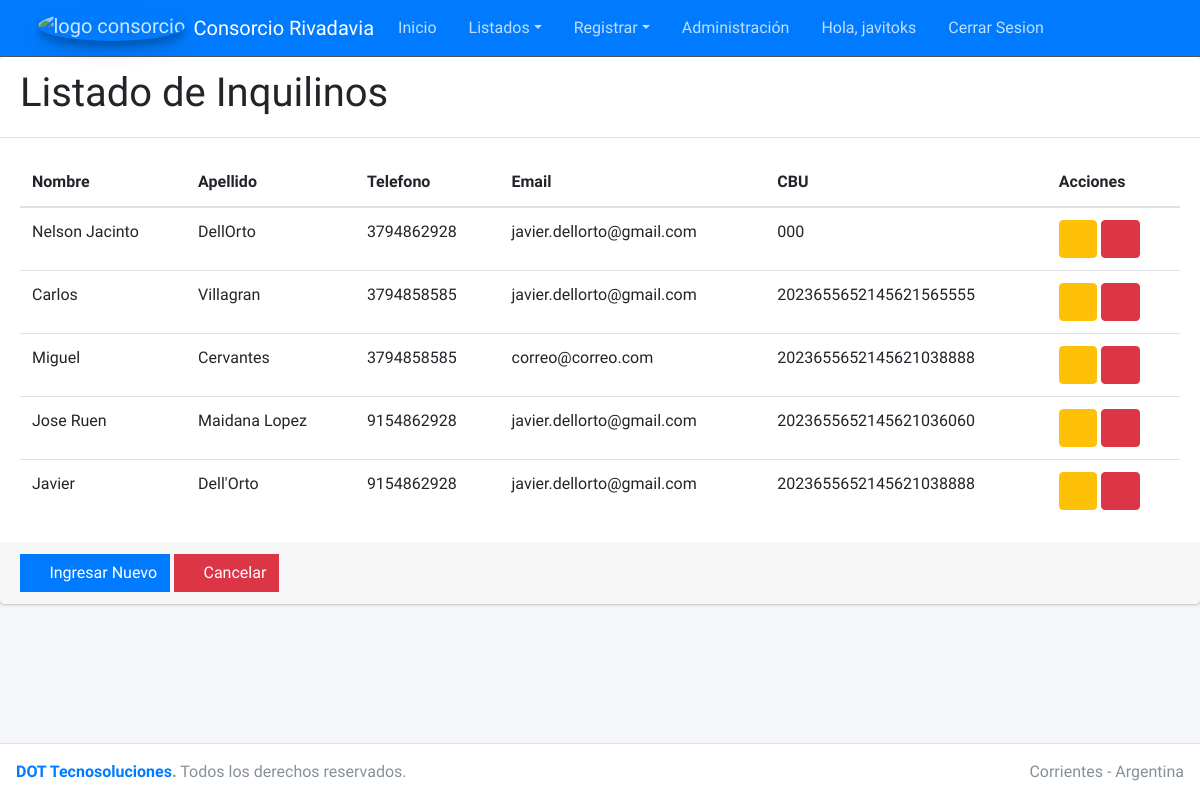
Screenshot of /consorcio/listar_inquilinos/ (signed in) with the database file from the repository.
### casa/models.py (models this page shows, shortened)
class Inquilino(models.Model):
    nombre = models.CharField(max_length=30)
    apellido = models.CharField(max_length=30, blank=True)
    telefono = models.CharField(max_length=10, blank=True, null=True)
    email = models.EmailField(blank=True, null=True)
    CBU = models.CharField(max_length=22, blank=True, null=True)
    creado = models.DateTimeField(auto_now_add=True)
    modificado = models.DateTimeField(auto_now=True)
    class Meta:
        verbose_name = ("Inquilino")
        verbose_name_plural = ("Inquilinos")

### casa/views.py (the view)
# urls.py: path('listar_inquilinos/', ListarInquilinos.as_view(), name='inquilinos'),
class ListarInquilinos(ListView):
    model = Inquilino
    template_name = "inquilinos.html"

### casa/templates/inquilinos.html
{% extends "list.html" %}
{% block titulo %}
<div><h1>Listado de Inquilinos</h1></div>
{% endblock titulo %}
{% block columns %}
<tr>
  <th scope="col">Nombre</th>
  <th scope="col">Apellido</th>
  <th scope="col">Telefono</th>
  <th scope="col">Email</th>
  <th scope="col">CBU</th>
  <th scope="col">Acciones</th>
</tr>
{% endblock columns %}
{% block rows %}
{% if object_list %}
{% for inquilino in object_list %}
<tr>
  <td>{{inquilino.nombre }}</td>
  <td>{{inquilino.apellido}}</td>
  <td>{{inquilino.telefono}}</td>
  <td>{{inquilino.email}}</td>
  <td>{{inquilino.CBU}}</td>
  <td>
    <a href="{% url 'editarinquilino' inquilino.id %}" class="btn btn-warning">
      <i class="fas fa-edit"></i>
    </a>
    <a href={% url 'eliminarinquilino' inquilino.id %} class="btn btn-danger">
      <i class="fas fa-trash"></i>
    </a>
  </td>
</tr>
{% endfor %}
{% else %}  <h2>No hay registros de Inquilinos</h2>
{% endif %}
{% endblock rows %}
{% block botones %}
<div class="card-footer">
  <a href='{% url 'registrarinquilinos' %}' class="btn btn-primary btn-flat"><i class="fas fa-plus"></i> Ingresar Nuevo</a>
  <a href='{% url 'home' %}' class="btn btn-danger btn-flat"><i class="fas fa-ban"></i> Cancelar</a>
</div>
{% endblock botones %}

### home/templates/header.html (shortened to what this page needs)
{% load static %}
<nav class="main-header navbar navbar-expand-md navbar-primary navbar-dark">
    <div class="container">
      <a href="{% url 'home' %}" class="navbar-brand">
        <img src="{% static 'img/2149-a.png' %}" alt="logo consorcio" class="brand-image img-circle elevation-3" style="opacity: .8">
        <span class="brand-text font-weight-light">Consorcio Rivadavia</span>
      </a>
      <div class="collapse navbar-collapse order-3" id="navbarCollapse">
        <ul class="navbar-nav">
          <li class="nav-item">
            <a href="{% url 'home' %}" class="nav-link">Inicio</a>
          </li>
          <li class="nav-item dropdown">
            <a id="dropdownSubMenu1" href="#" data-toggle="dropdown" aria-haspopup="true" aria-expanded="false" class="nav-link dropdown-toggle">Listados</a>
          </li>
          <li class="nav-item dropdown">
            <a id="dropdownSubMenu1" href="#" data-toggle="dropdown" aria-haspopup="true" aria-expanded="false" class="nav-link dropdown-toggle">Registrar</a>
              <li class="nav-item">
                <a href="{% url 'admin:index' %}" class="nav-link">Administración</a>
              </li>
              <li class="nav-item">
                {% if user.is_authenticated %}
                  <a href="#" class="nav-link">Hola, {{user.username}}</a>
                {% else %}
                  <a href="{% url 'logueo' %}" class="nav-link">Iniciar Sesion</a>
                {% endif %}
              </li>
              <li class="nav-item">
                <a href="{% url 'cerrarsesion' %}" class="nav-link">Cerrar Sesion</a>
              </li>
            </ul>
      </div>
</nav>

### rows the page displays
Inquilino: nombre "Nelson Jacinto", apellido "DellOrto", telefono "3794862928", email "javier.dellorto@gmail.com", CBU "000"
Inquilino: nombre "Carlos", apellido "Villagran", telefono "3794858585", email "javier.dellorto@gmail.com", CBU "2023655652145621565555"
Inquilino: nombre "Miguel", apellido "Cervantes", telefono "3794858585", email "correo@correo.com", CBU "2023655652145621038888"
Inquilino: nombre "Jose Ruen", apellido "Maidana Lopez", telefono "9154862928", email "javier.dellorto@gmail.com", CBU "2023655652145621036060"
Inquilino: nombre "Javier", apellido "Dell'Orto", telefono "9154862928", email "javier.dellorto@gmail.com", CBU "2023655652145621038888"

### other values shown
{{ user.username }} "javitoks"
